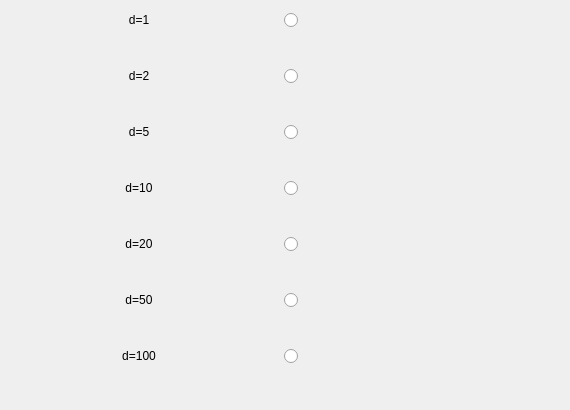
     <widget class="QWidget" name="page_30">
      <widget class="QWidget" name="layoutWidget_2">
       <property name="geometry">
        <rect>
         <x>0</x>
         <y>-10</y>
         <width>561</width>
         <height>401</height>
        </rect>
       </property>
       <layout class="QGridLayout" name="gridLayout_10">
        <item row="3" column="0">
         <widget class="QLabel" name="label_63">
          <property name="styleSheet">
           <string notr="true">font: 18pt &quot;Sans Serif&quot;;</string>
          </property>
          <property name="text">
           <string>d=10</string>
          </property>
          <property name="alignment">
           <set>Qt::AlignCenter</set>
          </property>
         </widget>
        </item>
        <item row="0" column="1">
         <widget class="QRadioButton" name="radioButton_29">
          <property name="minimumSize">
           <size>
            <width>0</width>
            <height>40</height>
           </size>
          </property>
          <property name="styleSheet">
           <string notr="true">QRadioButton{
   font: 14pt &quot;黑体&quot;;
   spacing: 10 
}  

QRadioButton::indicator { 
   width: 25px;
   height: 25px;
   image: url(:/A31/A31/logo/Radio.png);
}

QRadioButton::indicator:checked { 
image: url(:/A31/A31/logo/Radio_check.png);s
}</string>
          </property>
          <property name="text">
           <string/>
          </property>
         </widget>
        </item>
        <item row="3" column="1">
         <widget class="QRadioButton" name="radioButton_21">
          <property name="minimumSize">
           <size>
            <width>0</width>
            <height>40</height>
           </size>
          </property>
          <property name="styleSheet">
           <string notr="true">QRadioButton{
   font: 14pt &quot;黑体&quot;;
   spacing: 10 
}  

QRadioButton::indicator { 
   width: 25px;
   height: 25px;
   image: url(:/A31/A31/logo/Radio.png);
}

QRadioButton::indicator:checked { 
image: url(:/A31/A31/logo/Radio_check.png);s
}</string>
          </property>
          <property name="text">
           <string/>
          </property>
         </widget>
        </item>
        <item row="2" column="1">
         <widget class="QRadioButton" name="radioButton_34">
          <property name="minimumSize">
           <size>
            <width>0</width>
            <height>40</height>
           </size>
          </property>
          <property name="styleSheet">
           <string notr="true">QRadioButton{
   font: 14pt &quot;黑体&quot;;
   spacing: 10 
}  

QRadioButton::indicator { 
   width: 25px;
   height: 25px;
   image: url(:/A31/A31/logo/Radio.png);
}

QRadioButton::indicator:checked { 
image: url(:/A31/A31/logo/Radio_check.png);s
}</string>
          </property>
          <property name="text">
           <string/>
          </property>
         </widget>
        </item>
        <item row="5" column="1">
         <widget class="QRadioButton" name="radioButton_38">
          <property name="minimumSize">
           <size>
            <width>0</width>
            <height>40</height>
           </size>
          </property>
          <property name="styleSheet">
           <string notr="true">QRadioButton{
   font: 14pt &quot;黑体&quot;;
   spacing: 10 
}  

QRadioButton::indicator { 
   width: 25px;
   height: 25px;
   image: url(:/A31/A31/logo/Radio.png);
}

QRadioButton::indicator:checked { 
image: url(:/A31/A31/logo/Radio_check.png);s
}</string>
          </property>
          <property name="text">
           <string/>
          </property>
         </widget>
        </item>
        <item row="0" column="0">
         <widget class="QLabel" name="label_49">
          <property name="styleSheet">
           <string notr="true">font: 18pt &quot;Sans Serif&quot;;</string>
          </property>
          <property name="text">
           <string>d=1</string>
          </property>
          <property name="alignment">
           <set>Qt::AlignCenter</set>
          </property>
         </widget>
        </item>
        <item row="1" column="1">
         <widget class="QRadioButton" name="radioButton_30">
          <property name="minimumSize">
           <size>
            <width>0</width>
            <height>40</height>
           </size>
          </property>
          <property name="styleSheet">
           <string notr="true">QRadioButton{
   font: 14pt &quot;黑体&quot;;
   spacing: 10 
}  

QRadioButton::indicator { 
   width: 25px;
   height: 25px;
   image: url(:/A31/A31/logo/Radio.png);
}

QRadioButton::indicator:checked { 
image: url(:/A31/A31/logo/Radio_check.png);s
}</string>
          </property>
          <property name="text">
           <string/>
          </property>
         </widget>
        </item>
        <item row="2" column="0">
         <widget class="QLabel" name="label_61">
          <property name="styleSheet">
           <string notr="true">font: 18pt &quot;Sans Serif&quot;;</string>
          </property>
          <property name="text">
           <string>d=5</string>
          </property>
          <property name="alignment">
           <set>Qt::AlignCenter</set>
          </property>
         </widget>
        </item>
        <item row="1" column="0">
         <widget class="QLabel" name="label_59">
          <property name="styleSheet">
           <string notr="true">font: 18pt &quot;Sans Serif&quot;;</string>
          </property>
          <property name="text">
           <string>d=2</string>
          </property>
          <property name="alignment">
           <set>Qt::AlignCenter</set>
          </property>
         </widget>
        </item>
        <item row="4" column="1">
         <widget class="QRadioButton" name="radioButton_54">
          <property name="minimumSize">
           <size>
            <width>0</width>
            <height>40</height>
           </size>
          </property>
          <property name="styleSheet">
           <string notr="true">QRadioButton{
   font: 14pt &quot;黑体&quot;;
   spacing: 10 
}  

QRadioButton::indicator { 
   width: 25px;
   height: 25px;
   image: url(:/A31/A31/logo/Radio.png);
}

QRadioButton::indicator:checked { 
image: url(:/A31/A31/logo/Radio_check.png);s
}</string>
          </property>
          <property name="text">
           <string/>
          </property>
         </widget>
        </item>
        <item row="4" column="0">
         <widget class="QLabel" name="label_97">
          <property name="styleSheet">
           <string notr="true">font: 18pt &quot;Sans Serif&quot;;</string>
          </property>
          <property name="text">
           <string>d=20</string>
          </property>
          <property name="alignment">
           <set>Qt::AlignCenter</set>
          </property>
         </widget>
        </item>
        <item row="5" column="0">
         <widget class="QLabel" name="label_107">
          <property name="styleSheet">
           <string notr="true">font: 18pt &quot;Sans Serif&quot;;</string>
          </property>
          <property name="text">
           <string>d=50</string>
          </property>
          <property name="alignment">
           <set>Qt::AlignCenter</set>
          </property>
         </widget>
        </item>
        <item row="6" column="0">
         <widget class="QLabel" name="label_113">
          <property name="styleSheet">
           <string notr="true">font: 18pt &quot;Sans Serif&quot;;</string>
          </property>
          <property name="text">
           <string>d=100</string>
          </property>
          <property name="alignment">
           <set>Qt::AlignCenter</set>
          </property>
         </widget>
        </item>
        <item row="6" column="1">
         <widget class="QRadioButton" name="radioButton_55">
          <property name="minimumSize">
           <size>
            <width>0</width>
            <height>40</height>
           </size>
          </property>
          <property name="styleSheet">
           <string notr="true">QRadioButton{
   font: 14pt &quot;黑体&quot;;
   spacing: 10 
}  

QRadioButton::indicator { 
   width: 25px;
   height: 25px;
   image: url(:/A31/A31/logo/Radio.png);
}

QRadioButton::indicator:checked { 
image: url(:/A31/A31/logo/Radio_check.png);s
}</string>
          </property>
          <property name="text">
           <string/>
          </property>
         </widget>
        </item>
       </layout>
      </widget>
     </widget>
